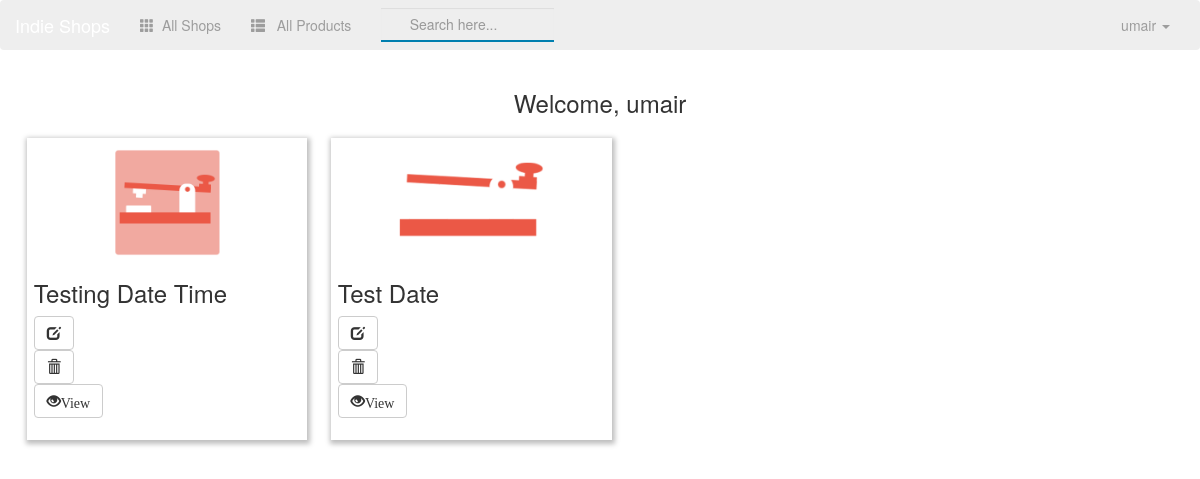
The page /shop/my-products/ (signed in) on the database its author committed.
### shop/models.py (models this page shows, shortened)
class Product(models.Model):
    product_name = models.CharField(max_length=250)
    business = models.ForeignKey(Shop, on_delete=models.CASCADE, related_name="products")
    product_desc = models.TextField()
    product_image = models.FileField()
    price = models.DecimalField(max_digits=6, decimal_places=2)
    created = models.DateTimeField(auto_now_add=True, blank=True)

### shop/views.py (the view)
class MyProducts(LoginRequiredMixin, ListView):
    template_name = 'shop/my_products.html'
    context_object_name = 'my_products'
    def get_queryset(self):
        user = self.request.user.id
        queryset = Product.objects.filter(business__owner=user)
        return queryset

### shop/templates/shop/my_products.html (shortened to what this page needs)
{% extends 'shop/base.html' %}
{% block main-content %}
    {% if my_products %}
        <h3 style=text-align:center;">Welcome, {{ user }}</h3>
        {% for my in my_products %}
            <div class="card-container">
                <div class="thumbnail card-image">
                    <img src="{{ my.product_image.url }}"/>
                </div>
                <h3>{{ my.product_name }}</h3>
                <div class="form-group">
                    <a href="{% url 'shop:update-product' my.id %}">
                        <button type="submit" class="btn btn-default">
                            <span class="glyphicon glyphicon-edit"></span>
                        </button>
                    </a>
                    <form action="{% url 'shop:delete-product' my.id %}" method="post">
                        <button type="submit" class="btn btn-default">
                            <span class="glyphicon glyphicon-trash">
                            </span>
                        </button>
                    </form>
                    <a href="{% url 'shop:product-details' my.id %}">
                        <button type="submit" class="btn btn-default">
                            <span class="glyphicon glyphicon-eye-open">View</span>
                        </button>
                    </a>
                </div>
            </div>
        {% endfor %}
    {% else %}
    <div class="col-sm-10 col-sm-offset-1 col-md-8 col-lg-8 col-md-offset-2 col-lg-offset-2 emptyResults-box">
        <h4 class="emptyResultsTextHeading">I'm Sorry! You haven't got any products! :( How About Adding Some Through <a href="{% url 'shop:add-product' %}">Here?</a></h4>
     </div>
    {% endif %}
{% endblock %}

### shop/templates/shop/base.html (shortened to what this page needs)
<!doctype html>
<html>
    <head>
        {% load staticfiles %}
        <link rel="stylesheet" href="https://maxcdn.bootstrapcdn.com/bootstrap/3.3.7/css/bootstrap.min.css">
        <link rel="stylesheet" type="text/css" href="{% static 'shop/style.css' %}" />
    </head>
    <body>
        <nav class="navbar navbar-inverse job-nav">
            <div class="container-fluid">
                <div class="navbar-header">
                    <a class="navbar-brand" href="{% url 'shop:index' %}">Indie Shops</a>
                </div>
                <div class="collapse navbar-collapse" id="topNavBar">
                    <ul class="nav navbar-nav">
                        <li class="" >
                            <a href="{% url 'shop:index' %} ">
                                <span class="glyphicon glyphicon-th" aria-hidden="true"></span> &nbsp;All Shops
                            </a>
                        </li>
                        <li class="" >
                            <a href="{% url  'shop:all-products' %}">
                                <span class="glyphicon glyphicon-th-list" aria-hidden="true"></span> &nbsp; All Products
                            </a>
                        </li>
                    </ul>
                    <form class="navbar-form navbar-left" role="search" method="get" action="{% url 'shop:search' %}">
                        <div class="form-group">
                            <input type="text" class="form-control searchBox" name="search" value="" placeholder="Search here...">
                        </div>
                    </form>
                    <ul class="nav navbar-nav navbar-right">
                    {% if user.is_authenticated %}
                        <li class="dropdown">
                            <a href="#" class="dropdown-toggle" data-toggle="dropdown" role="button" aria-haspopup="true" aria-expanded="false">{{user}} <span class="caret"></span></a>
                    {% endif %}
                </div>
            </div>
        </nav>
        <div class="container-fluid">
            {% block main-content %}
            {% endblock %}
        </div>
    </body>
</html>

### shop/static/shop/style.css (style rules this page uses)
.card-container { -webkit-box-shadow: 1px 2px 5px 2px rgba(0,0,0,0.26); -moz-box-shadow: 1px 2px 5px 2px rgba(0,0,0,0.26); box-shadow: 1px 2px 5px 2px rgba(0,0,0,0.26); padding: .5em; width: 24%; float:left; margin: 1%; }
.card-image { border: none; max-width: 75%; margin-left: 12.5%; }
.job-nav { background: #eee; border: none; }
.searchBox { border: none; border-radius: 0; background-color: inherit; padding: 1%; border-bottom: solid 2px #007faf; text-indent: 1.9em; }

### rows shown on the page
Product: product_image (picture), product_name "Testing Date Time"
Product: product_image (picture), product_name "Test Date"

### other values the page prints
{{ user }} "umair"
